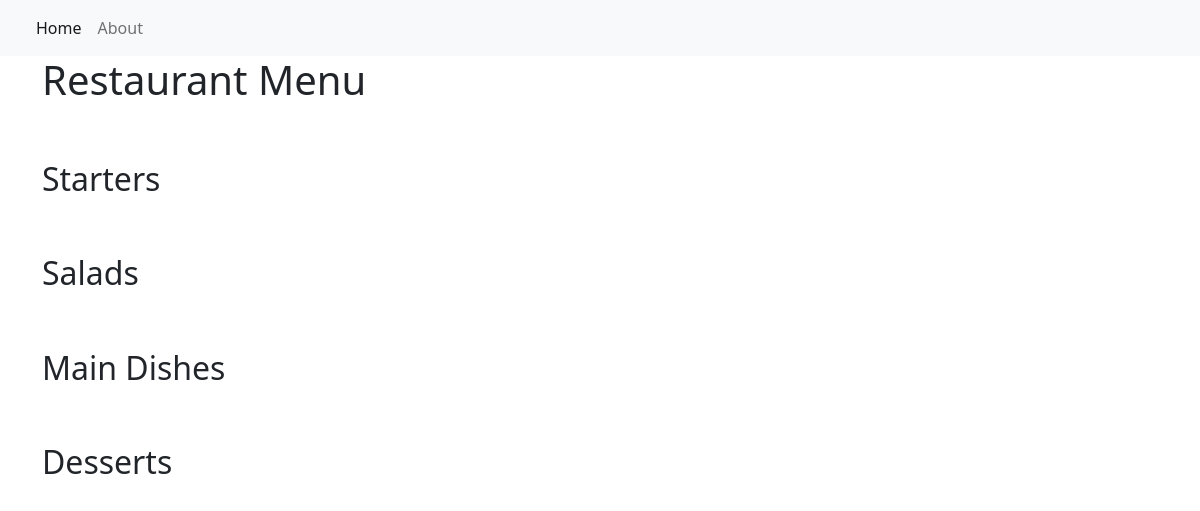
Before: / with the older database file.
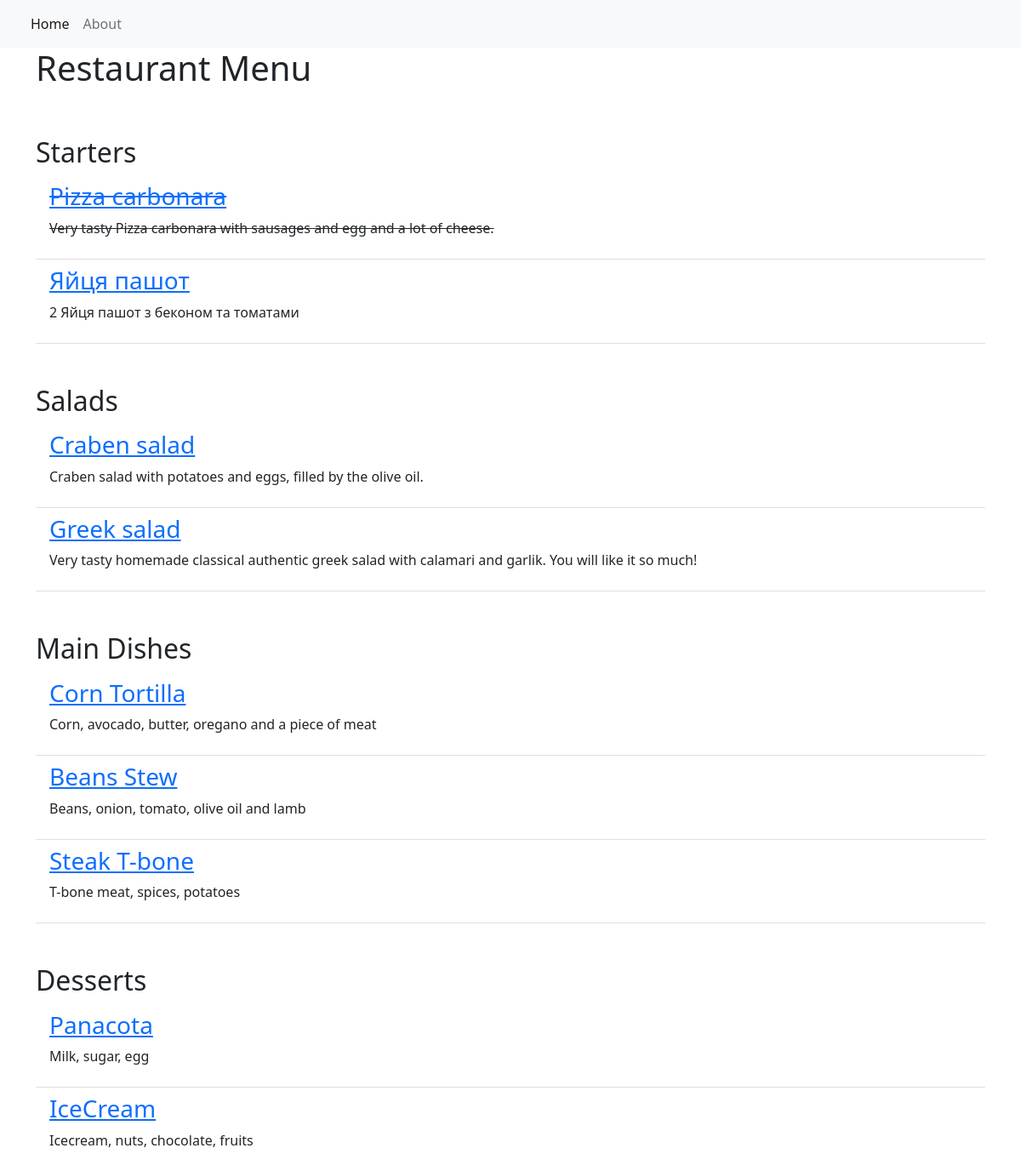
After: the same page with the newer database file.
### restaurant_menu/models.py (models this page shows, shortened)
class Item(models.Model):
    meal_id = models.AutoField(primary_key=True)
    meal = models.CharField(max_length=500, unique=True)
    description = models.CharField(max_length=2000)
    price = models.DecimalField(max_digits=10, decimal_places=2)
    meal_type = models.CharField(max_length=200, choices=MEAL_TYPE)
    author = models.ForeignKey(User, on_delete=models.PROTECT)  # If user was deleted, all his records will stay
    status = models.IntegerField(choices=STATUS, default=1)
    date_created = models.DateTimeField(auto_now_add=True)
    date_updated = models.DateTimeField(auto_now=True)

### restaurant_menu/views.py (the view)
# urls.py: path('', views.MenuList.as_view(), name='menu'),
class MenuList(generic.ListView):
    queryset = Item.objects.order_by("date_created")
    template_name = "index.html"
    def get_context_data(self, **kwargs):
        context = super().get_context_data(**kwargs)
        context["meals"] = MEAL_TYPE
        return context

### restaurant_menu/templates/index.html
{% extends 'base.html' %}
{% block content %}
<div class="container">
    <ul class="list-group list-group-flush list-unstyled">
        <h1>Restaurant Menu</h1>
        {% for meal in meals %}
            <h2 class="pt-5">{{ meal.1 }}</h2>
            {% for row in item_list %}
                {% if row.meal_type == meal.0 %}
                    {% if row.status == 0 %}
                        <li class="list-group-item d-flex justify-content-between align-items-center border-0 pb-0">
                            <a href="{% url 'item-detail' row.pk %}"><h3><del>{{ row.meal }}</del></h3></a>
                        </li>
                        <li class="list-group-item pt-0">
                            <p><del>{{ row.description }}</del></p>
                        </li>
                    {% else %}
                        <li class="list-group-item d-flex justify-content-between align-items-center border-0 pb-0">
                            <a href="{% url 'item-detail' row.pk %}"><h3>{{ row.meal }}</h3></a>
                        </li>
                        <li class="list-group-item pt-0">
                            <p>{{ row.description }}</p>
                        </li>
                    {% endif %}
                {% endif %}
            {% endfor %}
        {% endfor %}
    </ul>
</div>
{% endblock content %}

### restaurant_menu/templates/base.html (shortened to what this page needs)
<!DOCTYPE html>
<html lang="en">
    <head>
        <link href="https://cdn.jsdelivr.net/npm/bootstrap@5.2.0-beta1/dist/css/bootstrap.min.css" rel="stylesheet">
    </head>
    <body>
        <nav class="navbar navbar-expand-lg bg-light">
            <div class="container-fluid">
                <div class="collapse navbar-collapse" id="navbarNav">
                    <ul class="navbar-nav">
                         <li class="nav-item">
                            <a class="nav-link active" aria-current="page" href="{% url 'menu' %}">Home</a>
                        </li>
                        <li class="nav-item">
                            <a class="nav-link" aria-current="page" href="{% url 'about' %}">About</a>
                        </li>
                    </ul>
                </div>
            </div>
        </nav>
        {% block content %}
        {% endblock content %}
    </body>
</html>

Changed rows visible on the page:
added Item: meal "Pizza carbonara", description "Very tasty Pizza carbonara with sausages and egg and a lot of cheese.", shown under "Starters"
added Item: meal "Яйця пашот", description "2 Яйця пашот з беконом та томатами", shown under "Starters"
added Item: meal "Craben salad", description "Craben salad with potatoes and eggs, filled by the olive oil.", shown under "Salads"
added Item: meal "Greek salad", description "Very tasty homemade classical authentic greek salad with calamari and garlik. You will like it so much!", shown under "Salads"
added Item: meal "Corn Tortilla", description "Corn, avocado, butter, oregano and a piece of meat", shown under "Main Dishes"
added Item: meal "Beans Stew", description "Beans, onion, tomato, olive oil and lamb", shown under "Main Dishes"
added Item: meal "Steak T-bone", description "T-bone meat, spices, potatoes", shown under "Main Dishes"
added Item: meal "Panacota", description "Milk, sugar, egg", shown under "Desserts"
added Item: meal "IceCream", description "Icecream, nuts, chocolate, fruits", shown under "Desserts"
